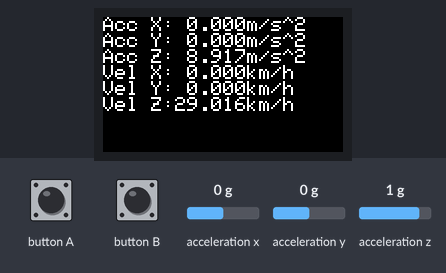
Recording of a sketch running on a simulated ESP32. Parts: 240×135 colour display. Inputs (shaded band) come from the test bench; at power-on: acceleration x 0 g, acceleration y 0 g, acceleration z 1 g.

Above: at 4.5 s.
4.6 s: acceleration x set to -1.4 g
At 6.0 s:
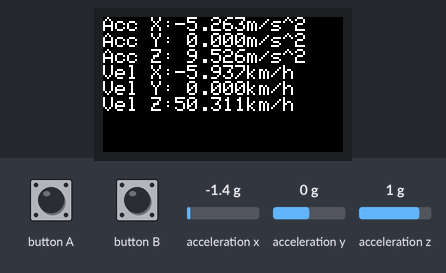
8.3 s: button A pressed for 1 s
13.6 s: acceleration y set to -1.4 g
At 15.6 s:
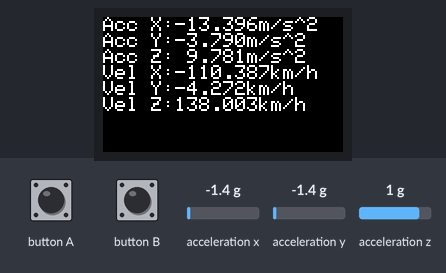
17.4 s: button B pressed for 1 s
At 22.2 s:
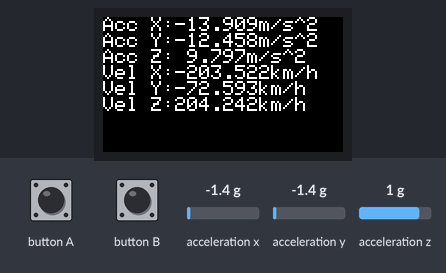
22.7 s: acceleration z set to -1.4 g
At 24.6 s:
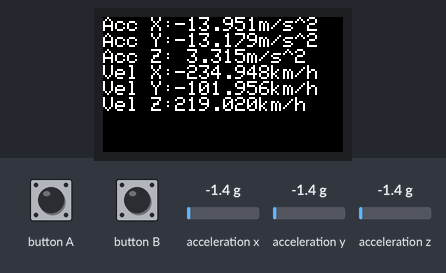
26.4 s: button A pressed for 1 s
At 29.2 s:
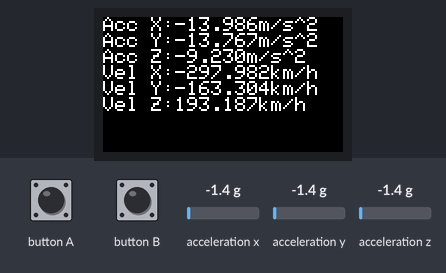
Timing chart, 0 to 30.7 s (numbered marks = the images above; inputs shaded):
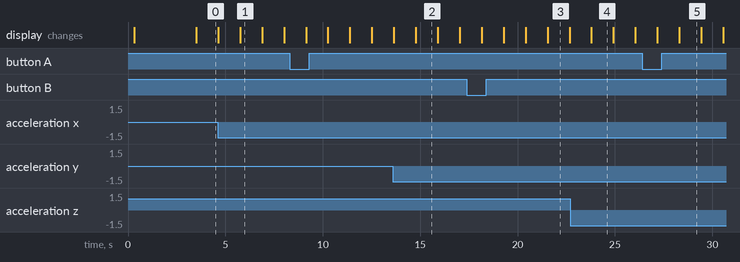

Measured:
- what the display in image 1 shows lasts 1.1 s, from 5.8 s to 6.9 s

The sketch:

m5_imu_dev.ino
```cpp
#include <M5StickCPlus.h>
#include <stdint.h>
#include <math.h>

#define LCD_HIGHT                        135
#define LCD_WIDTH                        320
#define LCD_ROTATION_PORTRAIT            0   // 縦向き（標準）
#define LCD_ROTATION_LANDSCAPE           1   // 横向き（右回転）
#define LCD_ROTATION_PORTRAIT_INV        2   // 縦向き逆さま
#define LCD_ROTATION_LANDSCAPE_INV       3   // 横向き逆さま

#define ACCEL_OFFSET_AVG_CNT              100
#define ACCEL_AVG_NUM                     100

#define ACC_GRABITY                       0.98 // 重力加速度の1/10

typedef struct {
    float q;   // プロセスノイズ共分散
    float r;   // 観測ノイズ共分散
    float x;   // 推定値
    float p;   // 推定誤差共分散
    float k;   // カルマンゲイン
} KalmanFilter;

KalmanFilter g_kf_x, g_kf_y, g_kf_z;        // カルマンフィルタの構造体
TFT_eSprite sprite = TFT_eSprite(&M5.Lcd);  // LCDのスプライト

float g_acc_x = 0.0;          // 加速度センサのX軸の加速度
float g_acc_y = 0.0;          // 加速度センサのY軸の加速度
float g_acc_z = 0.0;          // 加速度センサのZ軸の加速度

float g_acc_x_offset = 0.0;   // 加速度センサのX軸のオフセット
float g_acc_y_offset = 0.0;   // 加速度センサのY軸のオフセット
float g_acc_z_offset = 0.0;   // 加速度センサのZ軸のオフセット

bool g_acc_top_axis_x = false; // 加速度センサのX軸が上向きか（重力加速度がかかる軸）のフラグ
bool g_acc_top_axis_y = false; // 加速度センサのY軸が上向きか（重力加速度がかかる軸）のフラグ
bool g_acc_top_axis_z = false; // 加速度センサのZ軸が上向きか（重力加速度がかかる軸）のフラグ

float g_vel_x = 0.0;    // 速度 X軸
float g_vel_y = 0.0;    // 速度 Y軸
float g_vel_z = 0.0;    // 速度 Z軸
unsigned long g_last_time = 0;

static void get_acc_offset_remove_val(float *p_acc, float *p_offset);

static void get_acc_offset_remove_val(float *p_acc, float *p_offset)
{
    *p_acc = (*p_acc - (*p_offset / 10));
}

void kalman_filter_init(KalmanFilter *p_kf, float process_noise, float measurement_noise, float initial_value)
{
    p_kf->q = process_noise;
    p_kf->r = measurement_noise;
    p_kf->x = initial_value;
    p_kf->p = 1.0f;
    p_kf->k = 0.0f;
}

float kalman_filter_update(KalmanFilter *p_kf, float measurement)
{
    // 予測ステップ
    p_kf->p = p_kf->p + p_kf->q;

    // 更新ステップ
    p_kf->k = p_kf->p / (p_kf->p + p_kf->r);
    p_kf->x = p_kf->x + p_kf->k * (measurement - p_kf->x);
    p_kf->p = (1.0f - p_kf->k) * p_kf->p;

    return p_kf->x;
}

void kalman_filter_reset(KalmanFilter *p_kf, float val)
{
    p_kf->x = val;
    p_kf->p = 1.0f;
}

void acc_calibrate(float *p_acc_x_offset, float *p_acc_y_offset, float *p_acc_z_offset)
{
    uint32_t cnt;

    g_acc_x_offset = 0.0;
    g_acc_y_offset = 0.0;
    g_acc_z_offset = 0.0;
    g_acc_top_axis_x = false;
    g_acc_top_axis_y = false;
    g_acc_top_axis_z = false;

    sprite.fillSprite(TFT_BLACK);
    sprite.setCursor(0, 0);
    sprite.println("[Acc Calibrate]");

    float sum_x = 0.0, sum_y = 0.0, sum_z = 0.0;
    float acc_x, acc_y, acc_z;

    for (cnt = 0; cnt < ACCEL_OFFSET_AVG_CNT; cnt++)
    {
        M5.IMU.getAccelData(&acc_x, &acc_y, &acc_z);
        sum_x += acc_x;
        sum_y += acc_y;
        sum_z += acc_z;
    }

    float avg_x = sum_x / ACCEL_OFFSET_AVG_CNT;
    float avg_y = sum_y / ACCEL_OFFSET_AVG_CNT;
    float avg_z = sum_z / ACCEL_OFFSET_AVG_CNT;

    // 重力加速度がかかっている軸の検出
    float abs_x = fabs(avg_x);
    float abs_y = fabs(avg_y);
    float abs_z = fabs(avg_z);

    // どの軸に重力加速度がかかっているかを特定
    g_acc_top_axis_x = (abs_x > abs_y) && (abs_x > abs_z);
    g_acc_top_axis_y = (abs_y > abs_x) && (abs_y > abs_z);
    g_acc_top_axis_z = (abs_z > abs_x) && (abs_z > abs_y);

    // 該当軸から重力加速度を差し引いてオフセットとする
    if (g_acc_top_axis_x)
        avg_x -= copysign(ACC_GRABITY, avg_x);
    if (g_acc_top_axis_y)
        avg_y -= copysign(ACC_GRABITY, avg_y);
    if (g_acc_top_axis_z)
        avg_z -= copysign(ACC_GRABITY, avg_z);

    *p_acc_x_offset = (avg_x * 10);
    *p_acc_y_offset = (avg_y * 10);
    *p_acc_z_offset = (avg_z * 10);

    sprite.printf("Acc X ofs:%6.3f\n", *p_acc_x_offset);
    sprite.printf("Acc Y ofs:%6.3f\n", *p_acc_y_offset);
    sprite.printf("Acc Z ofs:%6.3f\n", *p_acc_z_offset);
    sprite.println("Finish");
    sprite.pushSprite(0, 0);
}

void setup()
{
    M5.begin();
    g_last_time = millis();

    // LCD初期化
    M5.Lcd.setRotation(LCD_ROTATION_LANDSCAPE);
    sprite.createSprite(LCD_WIDTH, LCD_HIGHT);
    sprite.setTextSize(2);
    sprite.setTextColor(TFT_WHITE, TFT_BLACK);
    sprite.fillSprite(TFT_BLACK);
    sprite.setCursor(0, 0);
    sprite.pushSprite(0, 0);

    // 加速度センサをキャリブレーション
    M5.IMU.Init();
    acc_calibrate(&g_acc_x_offset, &g_acc_y_offset, &g_acc_z_offset);

    // カルマンフィルタ初期化
    kalman_filter_init(&g_kf_x, 0.01f, 0.1f, 0.0f);
    kalman_filter_init(&g_kf_y, 0.01f, 0.1f, 0.0f);
    kalman_filter_init(&g_kf_z, 0.01f, 0.1f, 0.0f);

    delay(3000);
}

void loop()
{
    uint32_t cnt;
    float sum_x = 0.0, sum_y = 0.0, sum_z = 0.0;
    float acc_x, acc_y, acc_z;

    M5.update();

    // センサ値を複数回取得して合計
    for (cnt = 0; cnt < ACCEL_AVG_NUM; cnt++)
    {
        M5.IMU.getAccelData(&acc_x, &acc_y, &acc_z);
        get_acc_offset_remove_val(&acc_x, &g_acc_x_offset);
        get_acc_offset_remove_val(&acc_y, &g_acc_y_offset);
        get_acc_offset_remove_val(&acc_z, &g_acc_z_offset);
        sum_x += acc_x;
        sum_y += acc_y;
        sum_z += acc_z;
    }

    // 平均値を算出
    g_acc_x = (sum_x / ACCEL_AVG_NUM) * 10;
    g_acc_y = (sum_y / ACCEL_AVG_NUM) * 10;
    g_acc_z = (sum_z / ACCEL_AVG_NUM) * 10;

    // カルマンフィルタで平滑化
    g_acc_x = kalman_filter_update(&g_kf_x, g_acc_x);
    g_acc_y = kalman_filter_update(&g_kf_y, g_acc_y);
    g_acc_z = kalman_filter_update(&g_kf_z, g_acc_z);

    // 速度に変換
    unsigned long current_time = millis();
    float dt = (current_time - g_last_time) / 1000.0f; // 秒単位に変換
    g_last_time = current_time;

    // ドリフト除去
    float threshold = 0.05f;
    float acc_x_clamp = (fabs(g_acc_x) < threshold) ? 0.0f : g_acc_x;
    float acc_y_clamp = (fabs(g_acc_y) < threshold) ? 0.0f : g_acc_y;
    float acc_z_clamp = (fabs(g_acc_z) < threshold) ? 0.0f : g_acc_z;

    g_acc_x = acc_x_clamp;
    g_acc_y = acc_y_clamp;
    g_acc_z = acc_z_clamp;

    // 単純積分（加速度 [m/s^2] × dt = 速度 [m/s]）
    g_vel_x += g_acc_x * dt;
    g_vel_y += g_acc_y * dt;
    g_vel_z += g_acc_z * dt;

    // 表示
    sprite.fillSprite(TFT_BLACK);
    sprite.setCursor(0, 0);
    sprite.printf("Acc X:%6.3fm/s^2\n", g_acc_x);
    sprite.printf("Acc Y:%6.3fm/s^2\n", g_acc_y);
    sprite.printf("Acc Z:%6.3fm/s^2\n", g_acc_z);
    // sprite.printf("Acc X Ofs:%6.3f\n", g_acc_x_offset);
    // sprite.printf("Acc Y Ofs:%6.3f\n", g_acc_y_offset);
    // sprite.printf("Acc Z Ofs:%6.3f\n", g_acc_z_offset);
    sprite.printf("Vel X:%6.3fkm/h\n", g_vel_x);
    sprite.printf("Vel Y:%6.3fkm/h\n", g_vel_y);
    sprite.printf("Vel Z:%6.3fkm/h\n", g_vel_z);
    sprite.pushSprite(0, 0);

    delay(1000);
}
```
